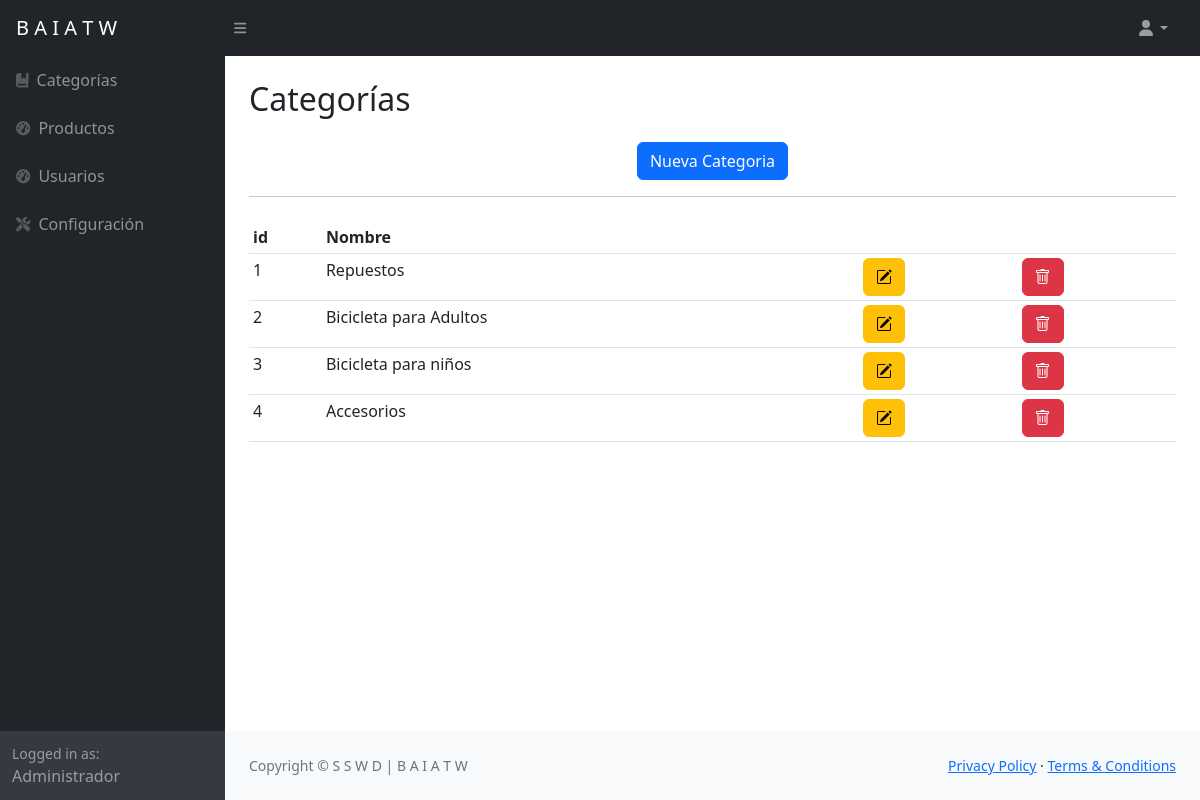
Page /centro-Admin/src/categorias/index.php (signed in) on the committed database.
### tables this page shows
CREATE TABLE `categorias` (
  `id` int NOT NULL AUTO_INCREMENT,
  `nombre` varchar(45) DEFAULT NULL,
  `activo` tinyint DEFAULT '0',
  PRIMARY KEY (`id`)
);

### centro-Admin/src/categorias/index.php (the view, shortened to what this page needs)
<?php
require_once '../header.php';
$db = new Database();
$con = $db->conectar();
$sql = "SELECT id, nombre FROM categorias WHERE activo = 1";
$resultado = $con->query($sql);
$categorias = $resultado->fetchAll(PDO::FETCH_ASSOC);
?>
<main>
    <div class="container-fluid px-4">
        <h2 class="mt-4 pb-3">Categorías</h2>
        <center>
            <a href="nuevo.php" class="btn btn-primary">Nueva Categoria</a>
        </center>
        <hr class="mb-4">
        <div class="table-responsive">
            <table class="table table-hover table-sm">
                <thead>
                    <tr>
                        <th scope="col">id</th>
                        <th scope="col">Nombre</th>
                        <th scope="col"></th>
                        <th scope="col"></th>
                    </tr>
                </thead>
                <tbody>
                    <?php foreach($categorias as $categorias) {?>
                        <tr>
                            <td><?php echo $categorias['id']; ?></td>
                            <td><?php echo $categorias['nombre']; ?></td>
                            <td><a class="btn btn-warning" href="editar.php?id=<?php echo $categorias['id']; ?>"><i class="bi bi-pencil-square"></i></a></td>
                            <td>
                              <button type="button" class="btn btn-danger " data-bs-toggle="modal" data-bs-target="#modalEliminar" data-bs-id="<?php echo $categorias['id']; ?>">
                                <i class="bi bi-trash"></i>
                              </button>
                            </td>
                        </tr>
                    <?php }?>
                </tbody>
            </table>
        </div>
    </div>
</main>
<?php include '../footer.php'; ?>

### rows in the picture
categorias: id "1", nombre "Repuestos"
categorias: id "2", nombre "Bicicleta para Adultos"
categorias: id "3", nombre "Bicicleta para niños"
categorias: id "4", nombre "Accesorios"
